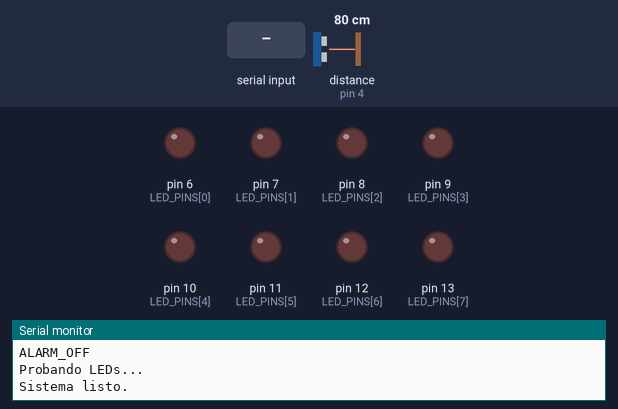
This program was run on a simulated Arduino Uno, built with avr-gcc and run on an emulated ATmega328P. Parts: output pins drawn as LEDs (lit = HIGH), the last lines printed to the serial monitor. Wiring (from diagram.json): ultrasonic range finder: trigger pin 5; echo pin 4. The test bench sets the inputs (shaded band); at power-on: distance to the obstacle (sensor on pin 4) 80 cm. The echo pulse lasts 58.3 µs per cm; EEPROM starts erased; pins used as bus, display or sensor lines are not drawn.

Above: at 2.1 s.
2.2 s: distance to the obstacle (sensor on pin 4) set to 55 cm
5.2 s: distance to the obstacle (sensor on pin 4) set to 48 cm
At 8.06 s:
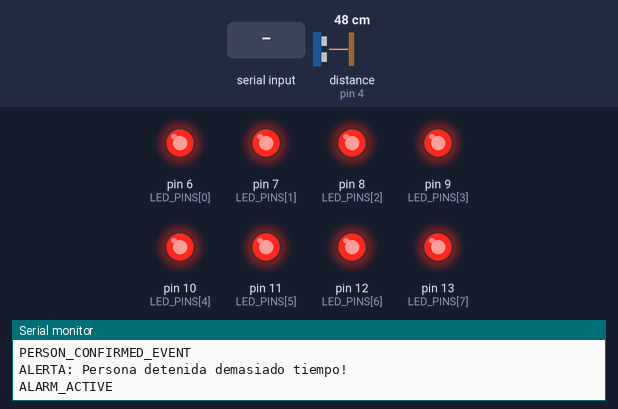
8.2 s: "RESET\n" received over Serial
Timing chart, 0 to 15.2 s (numbered marks = the images above; inputs shaded):
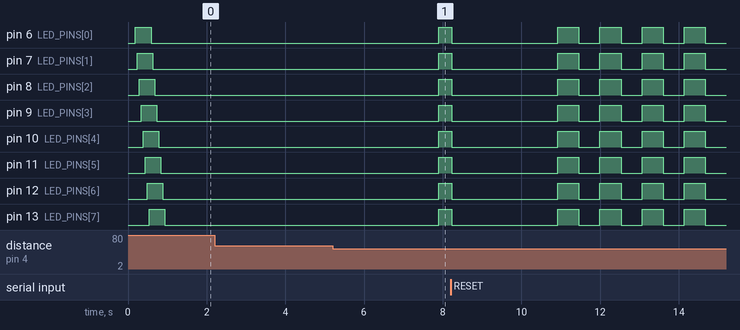

Measured:
- the behaviour switches between 51 and 50 cm on distance to the obstacle (sensor on pin 4) (found by bisection; images 0 and 1)
- after the input at 2.2 s, every drawn part: stays the same
- after the input at 5.2 s, pin 6 (LED_PINS[0]), pin 7 (LED_PINS[1]), pin 8 (LED_PINS[2]), pin 9 (LED_PINS[3]), pin 10 (LED_PINS[4]), pin 11 (LED_PINS[5]), pin 12 (LED_PINS[6]), pin 13 (LED_PINS[7]): LOW → HIGH after 2.7 s

The program:

main.cpp
```cpp
#include <EEPROM.h> // Asegúrate de incluir la librería
#include <Arduino.h>

const int TRIG_PIN = 5;
const int ECHO_PIN = 4;
const int LED_PINS[] = {6, 7, 8, 9, 10, 11, 12, 13}; // 8 LEDs
const int NUM_LEDS = sizeof(LED_PINS) / sizeof(LED_PINS[0]);

const unsigned long MIN_PRESENCE_TIME_MS = 250;     // 0.25 segundos mínimo delante del sensor
const unsigned long ALARM_STOPPED_THRESHOLD_MS = 2000; // 2 segundos detenido para activar alarma
const unsigned long ALARM_BLINK_INTERVAL_MS = 500;  // Intervalo parpadeo alarma
const int SENSOR_MIN_DISTANCE_CM = 5;               // Distancia mínima detectable confiable
const int SENSOR_MAX_DISTANCE_CM = 200;             // Distancia máxima detectable confiable (ajusta a tu sensor HC-SR04)
const int DETECTION_THRESHOLD_CM = 50;              // Umbral para considerar presencia (objeto más cerca que esto)
const int EXIT_HYSTERESIS_CM = 6;                  // Margen para confirmar salida (evita rebotes) - Debe ser > DETECTION_THRESHOLD_CM
const int MOVEMENT_THRESHOLD_CM = 5;                // Cambio mínimo de distancia para considerar movimiento
const int MAX_READING_CHANGE_CM = 75;               // Cambio máximo respecto a la última lectura válida para filtrar picos

const int FILTER_READINGS_COUNT = 5;                // Número de lecturas para el promedio móvil
int sensorReadings[FILTER_READINGS_COUNT];
int currentReadingIndex = 0;
long readingsSum = 0;
int lastStableFilteredDistance = SENSOR_MAX_DISTANCE_CM; // Empezar asumiendo que no hay nada

// --- EEPROM ---
const int EEPROM_ADDR_COUNT = 0;                    // Dirección para guardar el contador (ocupa 4 bytes para unsigned long)
const int EEPROM_ADDR_MAGIC = sizeof(unsigned long);
const uint16_t EEPROM_MAGIC_VALUE = 0xABCD;

// --- Variables de Estado ---
unsigned long peopleCount = 0;
bool isPersonPresent = false;           // Estado: ¿Hay alguien detectado actualmente?
bool isPersonConfirmed = false;         // Estado: ¿La persona ha estado el tiempo mínimo?
unsigned long timeEnteredZone = 0;      // Timestamp: ¿Cuándo entró en la zona?
unsigned long timeLastMovement = 0;     // Timestamp: ¿Cuándo fue el último movimiento detectado?
bool isAlarmActive = false;
unsigned long timeAlarmLastToggle = 0;

// --- Declaraciones de Funciones ---
int readAndFilterDistance();
void updateAlarmState();
void setAllLeds(bool state);
void loadCountFromEEPROM();
void saveCountToEEPROMIfNeeded(bool forceSave = false);
void handleSerialCommands();

// Variable global para rastrear si el contador cambió y necesita guardarse
bool countChanged = false;

void setup() {
  Serial.begin(9600);

  Serial.println("Iniciando Contador de Personas v1.1...");

  pinMode(TRIG_PIN, OUTPUT);
  pinMode(ECHO_PIN, INPUT);

  for (int i = 0; i < NUM_LEDS; i++) {
    pinMode(LED_PINS[i], OUTPUT);
    digitalWrite(LED_PINS[i], LOW);
  }

  // Inicializar filtro
  for (int i = 0; i < FILTER_READINGS_COUNT; i++) {
    sensorReadings[i] = SENSOR_MAX_DISTANCE_CM;
  }
  readingsSum = (long)SENSOR_MAX_DISTANCE_CM * FILTER_READINGS_COUNT;
  lastStableFilteredDistance = SENSOR_MAX_DISTANCE_CM;

  loadCountFromEEPROM();
  Serial.print("Contador inicial cargado: ");
  Serial.println(peopleCount);
  // Enviar estado inicial a Flask
  Serial.print("peopleCount:");
  Serial.println(peopleCount);
  Serial.println(isAlarmActive ? "ALARM_ACTIVE" : "ALARM_OFF");


  Serial.println("Probando LEDs...");
  for (int i = 0; i < NUM_LEDS; i++) {
    digitalWrite(LED_PINS[i], HIGH);
    delay(50);
  }
    for (int i = 0; i < NUM_LEDS; i++) {
    digitalWrite(LED_PINS[i], LOW);
    delay(50);
  }
  Serial.println("Sistema listo.");
}

void loop() {
  int currentDistance = readAndFilterDistance();
  unsigned long currentTime = millis();


  if (currentDistance < DETECTION_THRESHOLD_CM) {
    // --- DENTRO de la zona de detección ---
    if (!isPersonPresent) {
      // -> Transición: Nadie -> Alguien Entra
      isPersonPresent = true;
      isPersonConfirmed = false;
      timeEnteredZone = currentTime;
      timeLastMovement = currentTime;
      Serial.println("INFO: Objeto detectado en zona.");
      // No contar ni activar alarma aún, esperar confirmación
    } else {
      // -> Estado: Alguien ya está presente
      // Verificar si se movió recientemente
      // Usamos la distancia filtrada actual vs la última estable *antes* de actualizarla
      if (abs(currentDistance - lastStableFilteredDistance) > MOVEMENT_THRESHOLD_CM) {
        timeLastMovement = currentTime; // Actualizar tiempo del último movimiento
        if (isAlarmActive) {
           Serial.println("INFO: Movimiento detectado, desactivando alarma.");
           isAlarmActive = false; // Resetear alarma si se mueve
           setAllLeds(LOW);       // Apagar LEDs inmediatamente
           Serial.println("ALARM_OFF"); // Notificar a Flask
        }
      }

      // Verificar si ha estado el tiempo mínimo para confirmarlo como persona
      if (!isPersonConfirmed && (currentTime - timeEnteredZone >= MIN_PRESENCE_TIME_MS)) {
        isPersonConfirmed = true;
        Serial.println("INFO: Presencia confirmada (tiempo mínimo cumplido).");
        Serial.println("PERSON_CONFIRMED_EVENT"); // Notificar a Flask para indicador visual
      }

      // Verificar si está detenido demasiado tiempo (solo si ya está confirmado)
      if (isPersonConfirmed && !isAlarmActive && (currentTime - timeLastMovement >= ALARM_STOPPED_THRESHOLD_MS)) {
         Serial.println("ALERTA: Persona detenida demasiado tiempo!");
         isAlarmActive = true; // Activar alarma
         timeAlarmLastToggle = currentTime; // Iniciar parpadeo inmediatamente
      }
    }
    // Actualizar la última distancia estable *después* de las comprobaciones de movimiento
    lastStableFilteredDistance = currentDistance;

  } else if (currentDistance >= DETECTION_THRESHOLD_CM + EXIT_HYSTERESIS_CM) {
    // --- FUERA de la zona de detección ---
    if (isPersonPresent) {
      // -> Transición: Alguien Sale
      Serial.println("INFO: Objeto saliendo de la zona.");
      if (isPersonConfirmed) {
        // La persona estuvo el tiempo mínimo, ¡CONTAR!
        peopleCount++;
        countChanged = true; // Marcar para guardar en EEPROM
        Serial.print("EVENTO: Persona contada. Total: ");
        Serial.println(peopleCount);
        // Enviar el nuevo contador a Flask
        Serial.print("peopleCount:");
        Serial.println(peopleCount);
        Serial.println("DETECTION_EVENT");
      } else {
         Serial.println("INFO: Objeto salió antes de tiempo mínimo, no contado (movimiento rápido?).");
      }

      // Resetear estados al salir de la zona
      isPersonPresent = false;
      isPersonConfirmed = false;
      lastStableFilteredDistance = SENSOR_MAX_DISTANCE_CM;

      if (isAlarmActive) {
          Serial.println("INFO: Alarma desactivada al salir persona.");
          isAlarmActive = false;
          setAllLeds(LOW); // Apagar LEDs
          Serial.println("ALARM_OFF"); // Notificar a Flask
      }
    }
    // Si no había nadie presente (isPersonPresent ya era false), no hacemos nada.
  }

  // --- Tareas Periódicas ---
  updateAlarmState();         // Manejar parpadeo de LEDs si la alarma está activa y notificar
  handleSerialCommands();     // Procesar comandos entrantes (Reset, Status)
  saveCountToEEPROMIfNeeded(); // Guardar contador en EEPROM si cambió (con lógica anti-desgaste)

  delay(50); // Pequeña pausa para estabilidad y reducir carga CPU
}


// readAndFilterDistance: Lee el sensor y aplica filtros
int readAndFilterDistance() {
  long durationMicros;
  int rawDistanceCm;

  // Trigger
  digitalWrite(TRIG_PIN, LOW);
  delayMicroseconds(2);
  digitalWrite(TRIG_PIN, HIGH);
  delayMicroseconds(10);
  digitalWrite(TRIG_PIN, LOW);

  // Lectura con Timeout
  // Timeout un poco mayor que el tiempo de ida y vuelta para la distancia máxima
  long timeoutMicros = (long)(SENSOR_MAX_DISTANCE_CM + 20) * 59; // Añadir margen y usar ~59 us/cm
  durationMicros = pulseIn(ECHO_PIN, HIGH, timeoutMicros);

  if (durationMicros == 0) {
    // Timeout o eco perdido. Puede ser que no haya objeto o esté fuera de rango.
    // Devolver un valor grande es lo más seguro para la lógica de "salida".
    return SENSOR_MAX_DISTANCE_CM + 10; // Valor claramente fuera de rango de detección
  }

  rawDistanceCm = durationMicros / 58.2; // Cálculo de distancia (usar 58.2 o similar)

  // 1. Filtro de Rango Básico
  if (rawDistanceCm < SENSOR_MIN_DISTANCE_CM || rawDistanceCm > SENSOR_MAX_DISTANCE_CM) {
    // Lectura fuera del rango operativo fiable del sensor.
    // Devolver la última lectura filtrada ESTABLE podría mantener un estado incorrecto
    // si el objeto realmente se fue o si hay un error persistente.
    return SENSOR_MAX_DISTANCE_CM + 5; // Opción más segura: devolver valor fuera de rango
  }

  // 2. Filtro de Cambio Brusco (Opcional, ayuda con picos de ruido)
  // Compara la lectura RAW actual con la última lectura filtrada *estable*
  // Solo aplicar si ya hay alguien presente para evitar filtrar la entrada inicial
  if (isPersonPresent && abs(rawDistanceCm - lastStableFilteredDistance) > MAX_READING_CHANGE_CM) {
     return lastStableFilteredDistance; // Ignorar este pico, devolver la última estable filtrada
  }

  // 3. Filtro de Promedio Móvil (Suaviza la lectura)
  readingsSum -= sensorReadings[currentReadingIndex];
  sensorReadings[currentReadingIndex] = rawDistanceCm; // Añadir la lectura RAW (o filtrada por rango/pico)
  readingsSum += rawDistanceCm;
  currentReadingIndex = (currentReadingIndex + 1) % FILTER_READINGS_COUNT;

  int filteredDistance = readingsSum / FILTER_READINGS_COUNT;

  // Devuelve la distancia promediada
  return filteredDistance;
}

// updateAlarmState: Controla el parpadeo de los LEDs y notifica estado ALARM_ACTIVE
void updateAlarmState() {
  if (!isAlarmActive) {
    // No hacer nada si la alarma no está activa.
    // Los LEDs se apagan cuando la alarma se desactiva explícitamente.
    return;
  }

  unsigned long currentTime = millis();

  // Enviar estado de alarma periódicamente mientras esté activa para asegurar que Flask lo sepa

  // Lógica de parpadeo
  if (currentTime - timeAlarmLastToggle >= ALARM_BLINK_INTERVAL_MS) {
    timeAlarmLastToggle = currentTime;
    bool currentLedState = digitalRead(LED_PINS[0]); // Leer estado de un LED para invertir
    setAllLeds(!currentLedState);
    // Notificar a Flask que la alarma sigue activa (junto con el parpadeo)
    Serial.println("ALARM_ACTIVE");
  }
}

// setAllLeds: Enciende o apaga todos los LEDs configurados
void setAllLeds(bool state) {
  byte ledState = state ? HIGH : LOW;
  for (int i = 0; i < NUM_LEDS; i++) {
    digitalWrite(LED_PINS[i], ledState);
  }
}

// loadCountFromEEPROM: Carga el contador verificando un valor mágico
void loadCountFromEEPROM() {
  uint16_t magic;
  EEPROM.get(EEPROM_ADDR_MAGIC, magic);

  if (magic == EEPROM_MAGIC_VALUE) {
    // El valor mágico coincide, la EEPROM fue inicializada por nosotros
    EEPROM.get(EEPROM_ADDR_COUNT, peopleCount);
    Serial.println("INFO: Valor mágico encontrado, cargando contador desde EEPROM.");
  } else {
    // Primera ejecución o EEPROM corrupta/diferente
    Serial.println("WARN: Valor mágico no encontrado o incorrecto. Inicializando EEPROM.");
    peopleCount = 0; // Empezar desde cero
    EEPROM.put(EEPROM_ADDR_COUNT, peopleCount);
    EEPROM.put(EEPROM_ADDR_MAGIC, EEPROM_MAGIC_VALUE);
    Serial.println("INFO: EEPROM inicializada con contador 0 y valor mágico.");
  }
}

// saveCountToEEPROMIfNeeded: Guarda el contador si ha cambiado (estrategia anti-desgaste)
void saveCountToEEPROMIfNeeded(bool forceSave = false) {
  if (countChanged || forceSave) {
     unsigned long currentCountInEEPROM;
     EEPROM.get(EEPROM_ADDR_COUNT, currentCountInEEPROM);

     // Solo escribir si el valor realmente es diferente del que está en EEPROM O si forzamos
     if (currentCountInEEPROM != peopleCount || forceSave) {
         Serial.print("INFO: Guardando contador en EEPROM: ");
         Serial.println(peopleCount);
         EEPROM.put(EEPROM_ADDR_COUNT, peopleCount);
         countChanged = false; // Resetear flag después de guardar exitosamente
     } else {
         // El valor era el mismo, no se escribió. Resetear flag igualmente.
         countChanged = false;
     }
  }
}

// handleSerialCommands: Procesa comandos recibidos por el puerto serial
void handleSerialCommands() {
  if (Serial.available() > 0) {
    String command = Serial.readStringUntil('\n');
    command.trim(); // Limpiar espacios en blanco y saltos de línea
    command.toUpperCase(); // Convertir a mayúsculas para insensibilidad

    if (command == "RESET") {
      Serial.println("COMANDO: Reset recibido.");
      peopleCount = 0;
      isPersonPresent = false; // Resetear estados también
      isPersonConfirmed = false;
      lastStableFilteredDistance = SENSOR_MAX_DISTANCE_CM; // Resetear distancia

      if(isAlarmActive){
          isAlarmActive = false;
          setAllLeds(LOW); // Apagar LEDs si la alarma estaba activa
          Serial.println("ALARM_OFF"); // Notificar a Flask
      }

      countChanged = true; // Marcar para forzar guardado a 0
      saveCountToEEPROMIfNeeded(true); // Forzar guardado inmediato del 0 en EEPROM

      Serial.println("INFO: Contador reseteado a 0 y guardado.");
      // Enviar explícitamente el nuevo contador a Flask
      Serial.print("peopleCount:");
      Serial.println(peopleCount);

    } else if (command == "STATUS") {
         Serial.println("--- ESTADO ACTUAL (Arduino) ---");
         Serial.print("Contador: "); Serial.println(peopleCount);
         Serial.print("Persona Presente: "); Serial.println(isPersonPresent ? "SI" : "NO");
         Serial.print("Persona Confirmada: "); Serial.println(isPersonConfirmed ? "SI" : "NO");
         Serial.print("Alarma Activa: "); Serial.println(isAlarmActive ? "SI" : "NO");
         Serial.print("Ultima Distancia Filtrada: "); Serial.print(lastStableFilteredDistance); Serial.println(" cm");
         Serial.print("Tiempo Entrada Zona (ms): "); Serial.println(isPersonPresent ? millis() - timeEnteredZone : 0);
         Serial.print("Tiempo Sin Movimiento (ms): "); Serial.println(isPersonPresent ? millis() - timeLastMovement : 0);
         Serial.println("-----------------------------");
    }
  }
}
```
